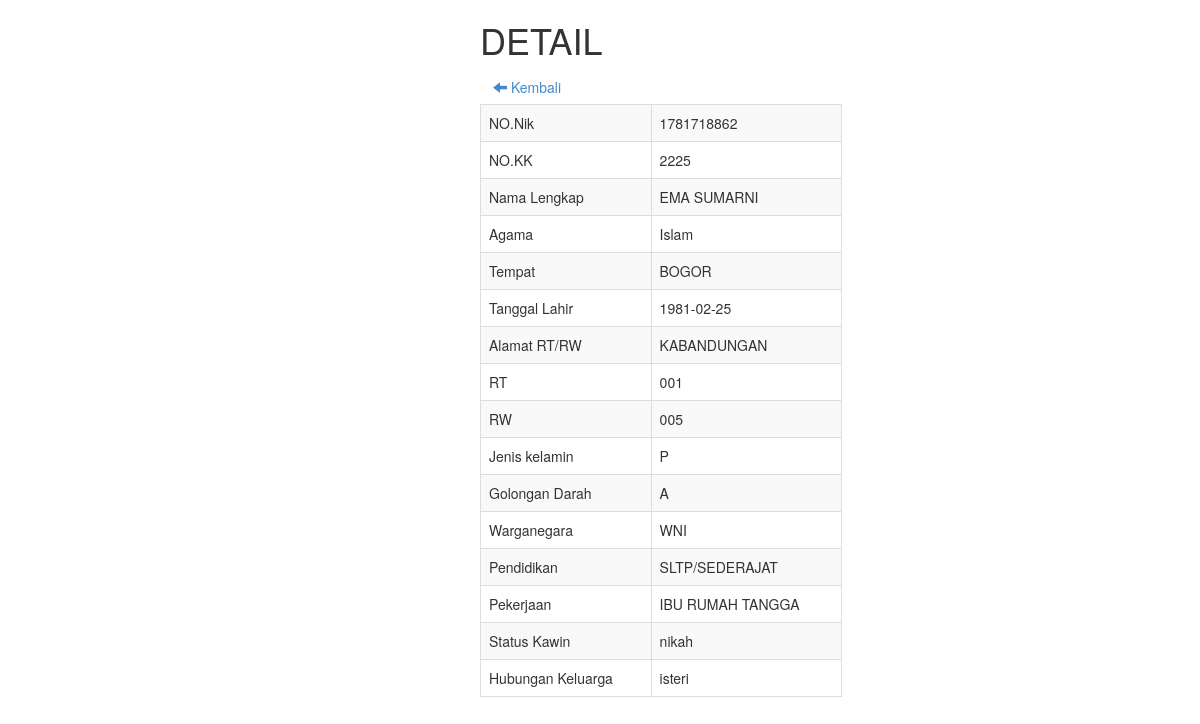
/modul/detpenduduk.php?id=1781718862, run on the app's committed database.
### tables this page shows
CREATE TABLE IF NOT EXISTS `data` (
`id_penduduk` int(60) NOT NULL,
  `nik` varchar(20) NOT NULL,
  `kk` varchar(20) NOT NULL,
  `nama` varchar(80) NOT NULL,
  `agama` varchar(80) NOT NULL,
  `t_lahir` varchar(80) NOT NULL,
  `tgl_lahir` date NOT NULL,
  `j_kel` enum('L','P') NOT NULL,
  `gol_darah` varchar(10) NOT NULL,
  `w_negara` varchar(20) NOT NULL,
  `pendidikan` varchar(20) NOT NULL,
  `pekerjaan` varchar(20) NOT NULL,
  `s_nikah` varchar(20) NOT NULL,
  `hubkel` varchar(30) NOT NULL,
  `alamatl` text NOT NULL,
  `rt` varchar(20) NOT NULL,
  `rw` varchar(20) NOT NULL,
  `nayah` varchar(20) NOT NULL,
  `nibu` varchar(20) NOT NULL,
  `pas` varchar(20) NOT NULL,
  `kitap` varchar(20) NOT NULL,
  `id_keluarga` int(40) NOT NULL,
  `statuspen` varchar(30) NOT NULL
);

### modul/detpenduduk.php (the view, shortened to what this page needs)
<?php
include '../header.php';
?>
<!DOCTYPE html>
<html lang="en">
  <center style="margin-left: 450px"><h1>DETAIL</h1></center>
<a class="btn" href="tampil.php" align="center">
<span class="glyphicon glyphicon-arrow-left" style="margin-left: 450px"></span> Kembali</a>
<?php
$id=$_GET['id'];
$det=mysql_query("select * from data where id_penduduk='$id'")or die(mysql_error());
while($d=mysql_fetch_array($det)){
	?>
	<table class="table table-striped table-bordered dt-responsive nowrap" align="center" style="margin-left: 450px">
		<tr>
			<td>NO.Nik</td>
			<td><?php echo $d['id_penduduk'] ?></td>
		</tr>
		<tr>
			<td>NO.KK</td>
			<td><?php echo $d['id_keluarga'] ?></td>
		</tr>
		<tr>
			<td>Nama Lengkap</td>
			<td><?php echo $d['nama'] ?></td>
		</tr>
		<tr>
			<td>Agama</td>
			<td><?php echo $d['agama'] ?></td>
		</tr>
		<tr>
			<td>Tempat</td>
			<td><?php echo $d['t_lahir'] ?></td>
		</tr>
		<tr>
			<td>Tanggal Lahir</td>
			<td><?php echo $d['tgl_lahir'] ?></td>
		</tr>
		<tr>
			<td>Alamat RT/RW</td>
			<td><?php echo $d['alamatl'] ?></td>
		</tr>
		<tr>
			<td>RT</td>
			<td><?php echo $d['rt'] ?></td>
		</tr>
		<tr>
			<td>RW</td>
			<td><?php echo $d['rw'] ?></td>
		</tr>
		<tr>
			<td>Jenis kelamin</td>
			<td><?php echo $d['j_kel'] ?></td>
		</tr>
		<tr>
			<td>Golongan Darah</td>
			<td><?php echo $d['gol_darah'] ?></td>
		</tr>
		<tr>
			<td>Warganegara</td>
			<td><?php echo $d['w_negara'] ?></td>
		</tr>
		<tr>
			<td>Pendidikan</td>
			<td><?php echo $d['pendidikan'] ?></td>
		</tr>
		<tr>
			<td>Pekerjaan</td>
			<td><?php echo $d['pekerjaan'] ?></td>
		</tr>
		<tr>
			<td>Status Kawin</td>
			<td><?php echo $d['s_nikah'] ?></td>
		</tr>
		<tr>
			<td>Hubungan Keluarga</td>
			<td><?php echo $d['hubkel'] ?></td>
		</tr>
	</table>
	<?php
}
?>
<?php include '../footer.php'; ?>
</html>

### data on the page
data: id_penduduk "1781718862", id_keluarga "2225", nama "EMA SUMARNI", agama "Islam", t_lahir "BOGOR", tgl_lahir "1981-02-25", alamatl "KABANDUNGAN", rt "001", rw "005", j_kel "P", gol_darah "A", w_negara "WNI", pendidikan "SLTP/SEDERAJAT", pekerjaan "IBU RUMAH TANGGA", s_nikah "nikah", hubkel "isteri"
